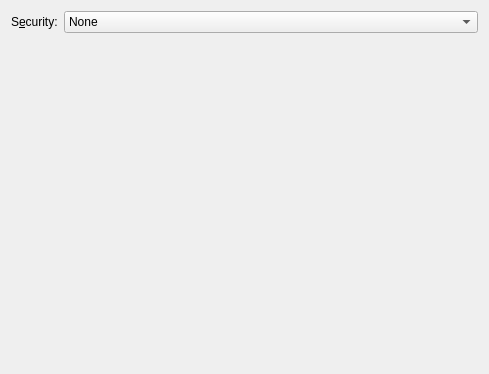
<?xml version="1.0" encoding="UTF-8"?>
<ui version="4.0">
 <author>Lukáš Tinkl &lt;ltinkl@redhat.com&gt;</author>
 <class>WifiSecurity</class>
 <widget class="QWidget" name="WifiSecurity">
  <property name="geometry">
   <rect>
    <x>0</x>
    <y>0</y>
    <width>489</width>
    <height>374</height>
   </rect>
  </property>
  <property name="windowTitle">
   <string>Wifi Security</string>
  </property>
  <layout class="QGridLayout" name="gridLayout">
   <item row="0" column="1">
    <widget class="KComboBox" name="securityCombo">
     <property name="sizePolicy">
      <sizepolicy hsizetype="MinimumExpanding" vsizetype="Fixed">
       <horstretch>0</horstretch>
       <verstretch>0</verstretch>
      </sizepolicy>
     </property>
     <item>
      <property name="text">
       <string comment="no security">None</string>
      </property>
     </item>
     <item>
      <property name="text">
       <string>WEP key or passphrase</string>
      </property>
     </item>
     <item>
      <property name="text">
       <string>LEAP</string>
      </property>
     </item>
     <item>
      <property name="text">
       <string>Dynamic WEP (802.1x)</string>
      </property>
     </item>
     <item>
      <property name="text">
       <string>WPA &amp; WPA2 Personal</string>
      </property>
     </item>
     <item>
      <property name="text">
       <string>WPA &amp; WPA2 Enterprise</string>
      </property>
     </item>
    </widget>
   </item>
   <item row="0" column="0">
    <widget class="QLabel" name="label">
     <property name="text">
      <string>S&amp;ecurity:</string>
     </property>
     <property name="buddy">
      <cstring>securityCombo</cstring>
     </property>
    </widget>
   </item>
   <item row="1" column="0" colspan="2">
    <widget class="QStackedWidget" name="stackedWidget">
     <widget class="QWidget" name="securityNone"/>
     <widget class="QWidget" name="securityWep">
      <layout class="QFormLayout" name="formLayout">
       <item row="0" column="0">
        <widget class="QLabel" name="label_2">
         <property name="text">
          <string>&amp;Key:</string>
         </property>
         <property name="buddy">
          <cstring>wepKey</cstring>
         </property>
        </widget>
       </item>
       <item row="0" column="1">
        <widget class="KLineEdit" name="wepKey">
         <property name="maxLength">
          <number>26</number>
         </property>
         <property name="passwordMode">
          <bool>true</bool>
         </property>
        </widget>
       </item>
       <item row="1" column="1">
        <widget class="QCheckBox" name="cbShowWepKey">
         <property name="text">
          <string>&amp;Show key</string>
         </property>
        </widget>
       </item>
       <item row="2" column="0">
        <widget class="QLabel" name="label_3">
         <property name="text">
          <string>WEP index&amp;:</string>
         </property>
         <property name="buddy">
          <cstring>wepIndex</cstring>
         </property>
        </widget>
       </item>
       <item row="2" column="1">
        <widget class="KComboBox" name="wepIndex">
         <property name="sizePolicy">
          <sizepolicy hsizetype="MinimumExpanding" vsizetype="Fixed">
           <horstretch>0</horstretch>
           <verstretch>0</verstretch>
          </sizepolicy>
         </property>
         <item>
          <property name="text">
           <string>1 (default)</string>
          </property>
         </item>
         <item>
          <property name="text">
           <string>2</string>
          </property>
         </item>
         <item>
          <property name="text">
           <string>3</string>
          </property>
         </item>
         <item>
          <property name="text">
           <string>4</string>
          </property>
         </item>
        </widget>
       </item>
       <item row="3" column="0">
        <widget class="QLabel" name="label_4">
         <property name="text">
          <string>Au&amp;thentication:</string>
         </property>
         <property name="buddy">
          <cstring>wepAuth</cstring>
         </property>
        </widget>
       </item>
       <item row="3" column="1">
        <widget class="KComboBox" name="wepAuth">
         <property name="sizePolicy">
          <sizepolicy hsizetype="MinimumExpanding" vsizetype="Fixed">
           <horstretch>0</horstretch>
           <verstretch>0</verstretch>
          </sizepolicy>
         </property>
         <item>
          <property name="text">
           <string>Open System</string>
          </property>
         </item>
         <item>
          <property name="text">
           <string>Shared Key</string>
          </property>
         </item>
        </widget>
       </item>
      </layout>
     </widget>
     <widget class="QWidget" name="securityLeap">
      <layout class="QFormLayout" name="formLayout_3">
       <item row="0" column="0">
        <widget class="QLabel" name="label_8">
         <property name="text">
          <string>&amp;Username:</string>
         </property>
         <property name="buddy">
          <cstring>leapUsername</cstring>
         </property>
        </widget>
       </item>
       <item row="0" column="1">
        <widget class="KLineEdit" name="leapUsername"/>
       </item>
       <item row="1" column="0">
        <widget class="QLabel" name="label_9">
         <property name="text">
          <string>&amp;Password:</string>
         </property>
         <property name="buddy">
          <cstring>leapPassword</cstring>
         </property>
        </widget>
       </item>
       <item row="1" column="1">
        <widget class="KLineEdit" name="leapPassword">
         <property name="passwordMode">
          <bool>true</bool>
         </property>
        </widget>
       </item>
       <item row="2" column="1">
        <widget class="QCheckBox" name="cbShowLeapPassword">
         <property name="text">
          <string>&amp;Show password</string>
         </property>
        </widget>
       </item>
      </layout>
     </widget>
     <widget class="QWidget" name="securityWpaPersonal">
      <layout class="QFormLayout" name="formLayout_4">
       <item row="0" column="0">
        <widget class="QLabel" name="label_10">
         <property name="text">
          <string>&amp;Password:</string>
         </property>
         <property name="buddy">
          <cstring>psk</cstring>
         </property>
        </widget>
       </item>
       <item row="0" column="1">
        <widget class="KLineEdit" name="psk">
         <property name="passwordMode">
          <bool>true</bool>
         </property>
        </widget>
       </item>
       <item row="1" column="1">
        <widget class="QCheckBox" name="cbShowPsk">
         <property name="text">
          <string>&amp;Show password</string>
         </property>
        </widget>
       </item>
      </layout>
     </widget>
    </widget>
   </item>
  </layout>
 </widget>
 <customwidgets>
  <customwidget>
   <class>KComboBox</class>
   <extends>QComboBox</extends>
   <header>kcombobox.h</header>
  </customwidget>
  <customwidget>
   <class>KLineEdit</class>
   <extends>QLineEdit</extends>
   <header>klineedit.h</header>
  </customwidget>
 </customwidgets>
 <resources/>
 <connections>
  <connection>
   <sender>stackedWidget</sender>
   <signal>currentChanged(int)</signal>
   <receiver>securityCombo</receiver>
   <slot>setCurrentIndex(int)</slot>
   <hints>
    <hint type="sourcelabel">
     <x>338</x>
     <y>155</y>
    </hint>
    <hint type="destinationlabel">
     <x>332</x>
     <y>11</y>
    </hint>
   </hints>
  </connection>
  <connection>
   <sender>securityCombo</sender>
   <signal>currentIndexChanged(int)</signal>
   <receiver>stackedWidget</receiver>
   <slot>setCurrentIndex(int)</slot>
   <hints>
    <hint type="sourcelabel">
     <x>85</x>
     <y>15</y>
    </hint>
    <hint type="destinationlabel">
     <x>85</x>
     <y>79</y>
    </hint>
   </hints>
  </connection>
 </connections>
</ui>
